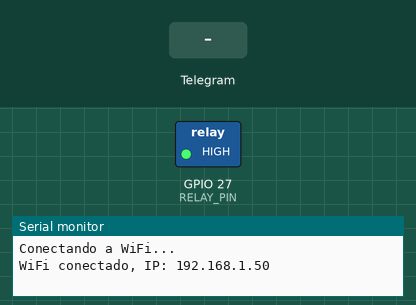
Simulated run of this sketch. Board: ESP32. Shown: switched loads named in the sketch (green lamp = pin HIGH), the last lines printed to the serial monitor. The inputs (shaded band) are chosen by the test bench. WiFi joins after 1.5 s; servers stay silent unless stated.

Above: at 2.7 s.
2.8 s: Telegram message "/on" received
At 4.2 s:
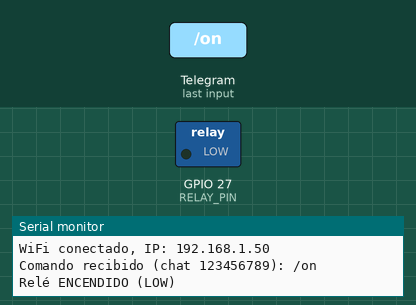
4.9 s: Telegram message "/off" received
At 6.0 s:
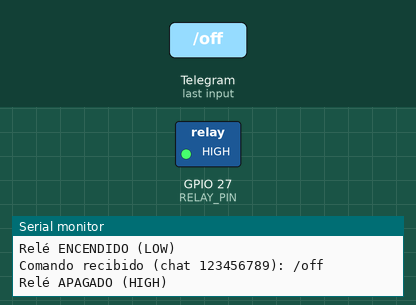
Timing chart, 0 to 7.9 s (numbered marks = the images above; inputs shaded):
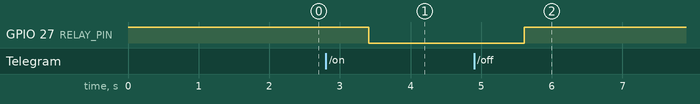

Measured:
- after the input at 2.8 s, GPIO 27 (RELAY_PIN): HIGH → LOW after 0.61 s
- after the input at 4.9 s, GPIO 27 (RELAY_PIN): LOW → HIGH after 0.71 s

The sketch:

bot_rele.ino
```cpp
#include <WiFi.h>
#include <WiFiClientSecure.h>
#include <UniversalTelegramBot.h>

// Configuración de red
const char* WIFI_SSID = "TU_SSID";
const char* WIFI_PASSWORD = "TU_PASSWORD";

// Token del Bot de Telegram (de @BotFather)
const char* BOT_TOKEN = "TU_BOT_TOKEN";
// Opcional: limita el control a un chat específico para mayor seguridad
const char* ALLOWED_CHAT_ID = "";  // Deja vacío para permitir cualquier chat

constexpr uint8_t RELAY_PIN = 27;
constexpr unsigned long BOT_POLL_INTERVAL = 500;  // ms - respuesta más rápida

WiFiClientSecure secureClient;
UniversalTelegramBot bot(BOT_TOKEN, secureClient);
unsigned long lastPollTime = 0;
int lastUpdateId = 0;

void connectWifi() {
  WiFi.mode(WIFI_STA);
  Serial.println("Conectando a WiFi...");
  WiFi.begin(WIFI_SSID, WIFI_PASSWORD);
  while (WiFi.status() != WL_CONNECTED) {
    delay(100);
  }
  Serial.print("WiFi conectado, IP: ");
  Serial.println(WiFi.localIP());
}

void setup() {
  pinMode(RELAY_PIN, OUTPUT);
  digitalWrite(RELAY_PIN, HIGH);  // Relé apagado (activo en LOW)

  Serial.begin(115200);
  connectWifi();

  // Deshabilitamos la verificación de certificado para simplificar
  secureClient.setInsecure();
}

void sendStatus(const String& chatId) {
  const bool relayOn = digitalRead(RELAY_PIN) == LOW;  // Activo en LOW
  String message = relayOn ? "Relé: ENCENDIDO" : "Relé: APAGADO";
  bot.sendMessage(chatId, message, "Markdown");
}

bool isChatAllowed(const String& chatId) {
  if (strlen(ALLOWED_CHAT_ID) == 0) {
    return true;
  }
  return chatId == ALLOWED_CHAT_ID;
}

void handleMessage(const telegramMessage& msg) {
  Serial.print("Comando recibido (chat ");
  Serial.print(msg.chat_id);
  Serial.print("): ");
  Serial.println(msg.text);

  if (!isChatAllowed(msg.chat_id)) {
    bot.sendMessage(msg.chat_id, "Acceso no autorizado", "Markdown");
    return;
  }

  if (msg.text == "/on" || msg.text == "on") {
    digitalWrite(RELAY_PIN, LOW);  // Activa el relé (LOW)
    Serial.println("Relé ENCENDIDO (LOW)");
    bot.sendMessage(msg.chat_id, "Relé encendido", "Markdown");
  } else if (msg.text == "/off" || msg.text == "off") {
    digitalWrite(RELAY_PIN, HIGH);  // Desactiva el relé (HIGH)
    Serial.println("Relé APAGADO (HIGH)");
    bot.sendMessage(msg.chat_id, "Relé apagado", "Markdown");
  } else if (msg.text == "/status" || msg.text == "status") {
    sendStatus(msg.chat_id);
  } else if (msg.text == "/start") {
    bot.sendMessage(msg.chat_id,
                   "Comandos:\n/on – Enciende el relé\n/off – Apaga el relé\n/status – Estado actual", "Markdown");
  } else {
    bot.sendMessage(msg.chat_id, "Comando no reconocido. Usa /on, /off o /status", "Markdown");
  }
}

void pollBot() {
  int numNewMessages = bot.getUpdates(lastUpdateId + 1);

  while (numNewMessages) {
    for (int i = 0; i < numNewMessages; i++) {
      lastUpdateId = bot.messages[i].update_id;
      handleMessage(bot.messages[i]);
    }
    numNewMessages = bot.getUpdates(lastUpdateId + 1);
  }
}

void loop() {
  if (WiFi.status() != WL_CONNECTED) {
    connectWifi();
  }

  if (millis() - lastPollTime > BOT_POLL_INTERVAL) {
    pollBot();
    lastPollTime = millis();
  }
}
```
